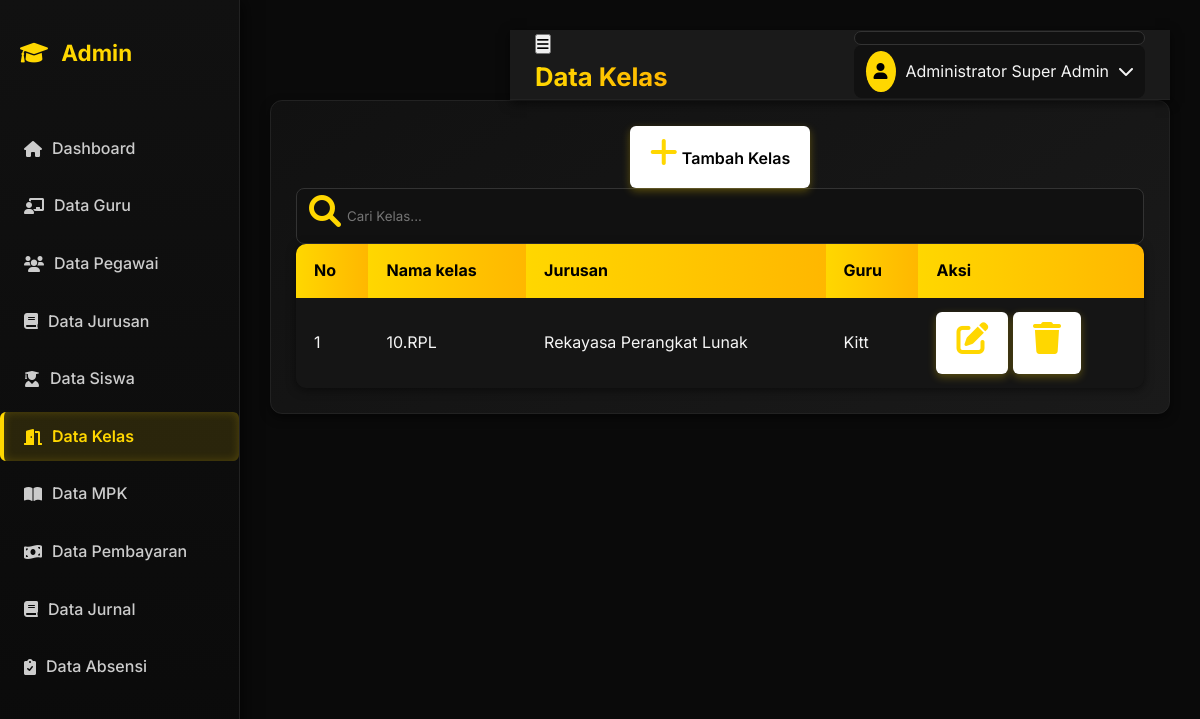
/Admin/index.php?page=kelas, run on the app's committed database.
### tables this page shows
CREATE TABLE `kelas` (
  `id_kelas` int NOT NULL,
  `nama_kelas` varchar(100) NOT NULL,
  `id_guru` int NOT NULL,
  `id_jurusan` int NOT NULL
);

CREATE TABLE `jurusan` (
  `id_jurusan` int NOT NULL,
  `nama_jurusan` varchar(50) NOT NULL,
  `singkatan` varchar(5) NOT NULL
);

CREATE TABLE `guru` (
  `id_guru` int NOT NULL,
  `nama_guru` varchar(100) NOT NULL,
  `tgl_lahir` date NOT NULL,
  `alamat` text NOT NULL,
  `telp` varchar(15) NOT NULL,
  `username` varchar(20) NOT NULL,
  `password` varchar(255) NOT NULL
);

### Admin/kelas.php (the view, shortened to what this page needs)
<?php
include "koneksi.php";
$cari = "";
if (isset($_GET['cari']) && $_GET['cari'] != "") {
    $cari = $_GET['cari'];
    $result = mysqli_query($koneksi, "SELECT kelas.*, jurusan.nama_jurusan, guru.nama_guru
                                     FROM kelas
                                     JOIN jurusan ON kelas.id_jurusan = jurusan.id_jurusan
                                     JOIN guru ON kelas.id_guru = guru.id_guru
                                     WHERE kelas.nama_kelas LIKE '%$cari%'
                                     ORDER BY id_kelas DESC");
} else {
    $result = mysqli_query($koneksi, "SELECT kelas.*, jurusan.nama_jurusan, guru.nama_guru FROM kelas JOIN jurusan ON kelas.id_jurusan = jurusan.id_jurusan JOIN guru ON kelas.id_guru = guru.id_guru ORDER BY id_kelas DESC");
}
?>
<div class="card">
    <div class="card-header">
        <div class="page-actions">
            <a href="kelas_tambah.php" class="btn">
                <i class="fas fa-plus"></i> Tambah Kelas
            </a>
            <form method="get" action="">
                <div class="search-box">
                    <i class="fas fa-search"></i>
                    <input type="search" name="cari" placeholder="Cari Kelas..." value="<?= htmlspecialchars($cari) ?>">
                </div>
            </form>
        </div>
    </div>
    <div class="card-body">
        <div class="table-container">
            <table class="table">
                <thead>
                    <tr>
                        <th>No</th>
                        <th>Nama kelas</th>
                        <th>Jurusan</th>
                        <th>Guru</th>
                        <th>Aksi</th>
                    </tr>
                </thead>
                <tbody>
                <?php
                $no = 1;
                if (mysqli_num_rows($result) > 0) {
                    while ($row = mysqli_fetch_assoc($result)) { ?>
                        <tr>
                            <td><?= $no++ ?></td>
                            <td><?= isset($row['nama_kelas']) ? $row['nama_kelas'] : '-' ?></td>
                            <td><?= isset($row['nama_jurusan']) ? $row['nama_jurusan'] : '-' ?></td>
                            <td><?= isset($row['nama_guru']) ? $row['nama_guru'] : '-' ?></td>
                            <td>
                                <a href="kelas_edit.php?id=<?= $row['id_kelas'] ?>" class="btn btn-sm btn-warning">
                                    <i class="fas fa-edit"></i>
                                </a>
                                <a href="kelas_hapus.php?id=<?= $row['id_kelas'] ?>"
                                   class="btn btn-sm btn-danger"
                                   onclick="return confirm('Yakin ingin menghapus Kelas ini?')">
                                   <i class="fas fa-trash"></i>
                                </a>
                            </td>
                        </tr>
                <?php }
                } else { ?>
                    <tr>
                        <td colspan="4" class="text-center text-muted">⚠️ Data tidak ditemukan</td>
                    </tr>
                <?php } ?>
                </tbody>
            </table>
        </div>
    </div>
</div>

### Admin/style.css (style rules this page uses)
* { margin: 0; padding: 0; box-sizing: border-box; font-family: 'Inter', sans-serif; }
html { scroll-behavior: smooth; }
body { background: #0a0a0a; color: #f5f5f5; line-height: 1.6; min-height: 100vh; overflow-x: hidden; }
a, button, .card, .sidebar, .header, .user-menu, .btn { transition: all 0.3s ease; }
.search-box { background: #111; padding: 6px 12px; border-radius: 8px; display: flex; align-items: center; border: 1px solid #333; transition: 0.3s; }
.search-box input { border: none; outline: none; background: transparent; color: #FFD700; margin-left: 6px; width: 140px; min-width: 80px; }
.card { background: linear-gradient(145deg, #111, #1a1a1a); border-radius: 12px; padding: 25px; border: 1px solid #222; text-align: center; box-shadow: 0 4px 10px rgba(0,0,0,0.5); transform: translateY(0); }
.card i { font-size: 2rem; color: #FFD700; margin-bottom: 10px; }
.table { width: 100%; border-collapse: collapse; overflow: hidden; border-radius: 10px; background: #111; box-shadow: 0 2px 10px rgba(0,0,0,0.5); }
.table th, .table td { padding: 14px 18px; text-align: left; }
.table th { background: linear-gradient(90deg, #FFD700, #ffb700); color: #000; font-weight: 700; }
.table tr:nth-child(odd) { background: #151515; }
.btn { display: inline-block; padding: 10px 20px; background: linear-gradient(90deg, #ffffff, #ffffff); color: #000; font-weight: 600; text-decoration: none; border-radius: 6px; box-shadow: 0 3px 8px rgba(255,215,0,0.3); }

### data on the page
kelas: nama_kelas "10.RPL", id_jurusan.nama_jurusan "Rekayasa Perangkat Lunak", id_guru.nama_guru "Kitt"
